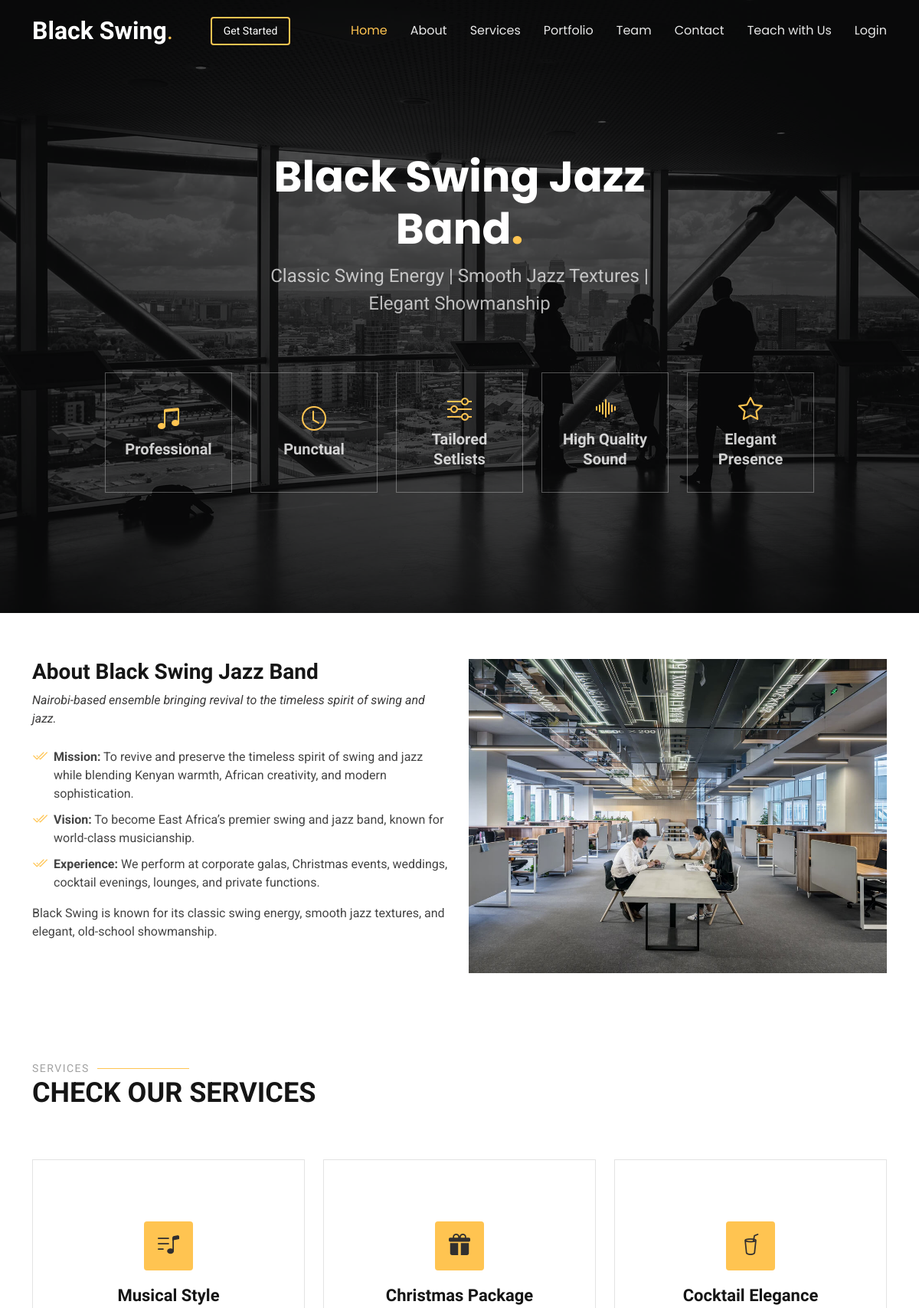
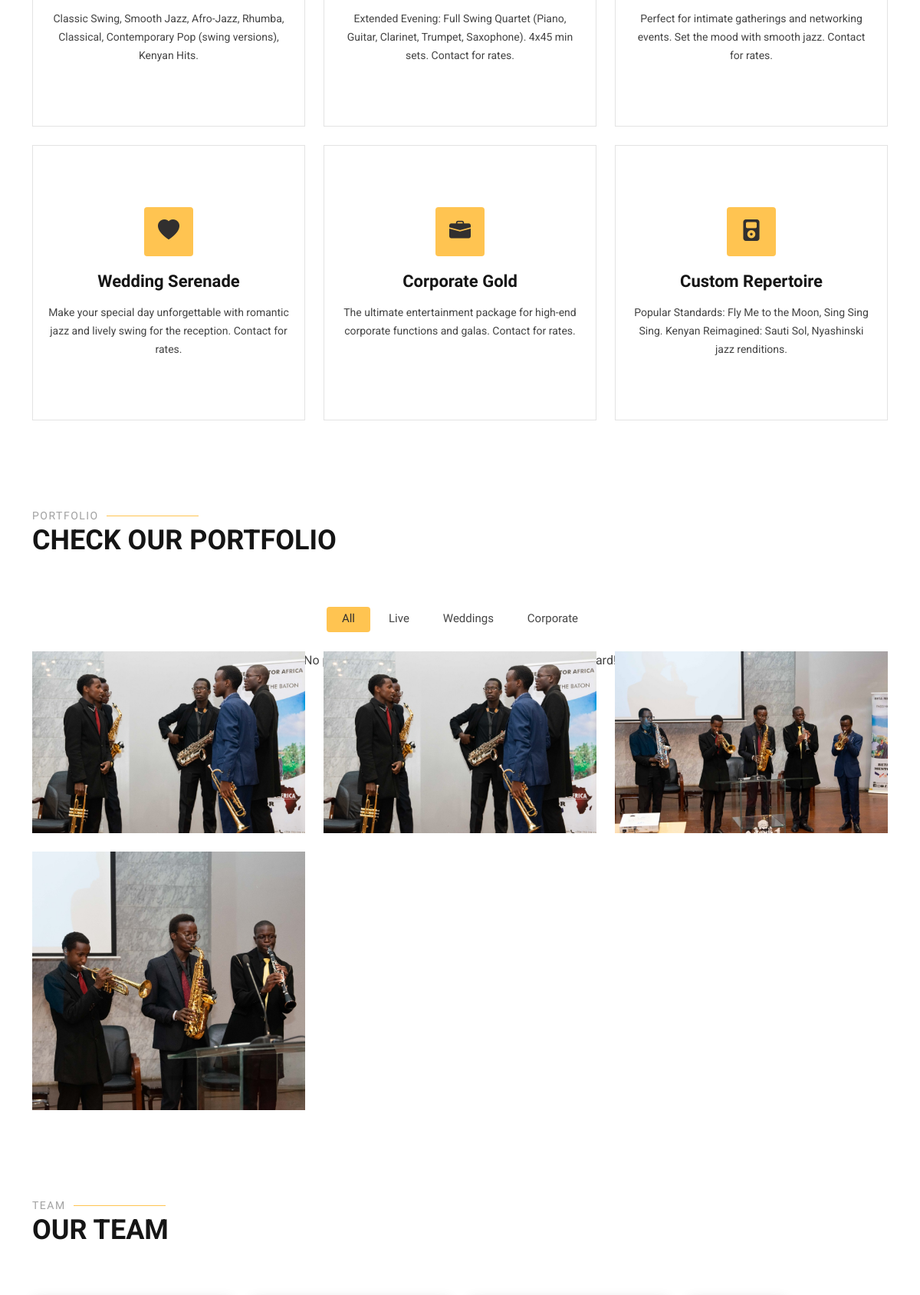
The page / (upper part) on the database its author committed (2 pictures, top to bottom).
### core/models.py (models this page shows, shortened)
class Service(models.Model):
    title = models.CharField(max_length=255)
    slug = models.SlugField(unique=True, blank=True)
    icon = models.CharField(max_length=100, help_text="Bootstrap icon class")
    short_description = models.TextField()
    detailed_description = models.TextField()
    image = models.ImageField(upload_to='services/', blank=True, null=True)

### core/views.py (the view)
# urls.py: path('', views.index, name='index'),
def index(request):
    if request.method == 'POST':
        form = ContactForm(request.POST)
        if form.is_valid():
            form.save()
            messages.success(request, 'Your message has been sent. Thank you!')
            return redirect('index')
    else:
        form = ContactForm()
    projects = Project.objects.all()
    services = Service.objects.all()
    if not services:
        services = []
    return render(request, 'core/index.html', {
        'projects': projects,
        'form': form,
        'services': services
    })

### core/context_processors.py (called while the page is built)
def unread_messages_count(request):
    if request.user.is_authenticated and request.user.is_superuser:
        messages_count = ContactMessage.objects.filter(is_read=False).count()
        bookings_count = ServiceBooking.objects.filter(is_read=False).count()
        return {'unread_messages_count': messages_count + bookings_count}
    return {}

### templates/core/index.html (shortened to what this page needs)
{% extends 'base.html' %}
{% load static %}
{% block content %}
<section id="hero" class="hero section dark-background">
  <img src="{% static 'img/hero-bg.jpg' %}" alt="" data-aos="fade-in">
  <div class="container">
    <div class="row justify-content-center text-center" data-aos="fade-up" data-aos-delay="100">
      <div class="col-xl-6 col-lg-8">
        <h2>Black Swing Jazz Band<span>.</span></h2>
        <p>Classic Swing Energy | Smooth Jazz Textures | Elegant Showmanship</p>
      </div>
    </div>
    <div class="row gy-4 mt-5 justify-content-center" data-aos="fade-up" data-aos-delay="200">
      <div class="col-xl-2 col-md-4" data-aos="fade-up" data-aos-delay="300">
        <div class="icon-box">
          <i class="bi bi-music-note-beamed"></i>
          <h3><a href="#" data-bs-toggle="modal" data-bs-target="#professionalModal">Professional</a></h3>
        </div>
      </div>
      <div class="col-xl-2 col-md-4" data-aos="fade-up" data-aos-delay="400">
        <div class="icon-box">
          <i class="bi bi-clock"></i>
          <h3><a href="#" data-bs-toggle="modal" data-bs-target="#punctualModal">Punctual</a></h3>
        </div>
      </div>
      <div class="col-xl-2 col-md-4" data-aos="fade-up" data-aos-delay="500">
        <div class="icon-box">
          <i class="bi bi-sliders"></i>
          <h3><a href="#" data-bs-toggle="modal" data-bs-target="#setlistsModal">Tailored Setlists</a></h3>
        </div>
      </div>
      <div class="col-xl-2 col-md-4" data-aos="fade-up" data-aos-delay="600">
        <div class="icon-box">
          <i class="bi bi-soundwave"></i>
          <h3><a href="#" data-bs-toggle="modal" data-bs-target="#soundModal">High Quality Sound</a></h3>
        </div>
      </div>
      <div class="col-xl-2 col-md-4" data-aos="fade-up" data-aos-delay="700">
        <div class="icon-box">
          <i class="bi bi-star"></i>
          <h3><a href="#" data-bs-toggle="modal" data-bs-target="#presenceModal">Elegant Presence</a></h3>
        </div>
      </div>
    </div>
  </div>
</section>
<section id="about" class="about section">
  <div class="container" data-aos="fade-up" data-aos-delay="100">
    <div class="row gy-4">
      <div class="col-lg-6 order-1 order-lg-2">
        <img src="{% static 'img/about.jpg' %}" class="img-fluid" alt="">
      </div>
      <div class="col-lg-6 order-2 order-lg-1 content">
        <h3>About Black Swing Jazz Band</h3>
        <p class="fst-italic">
          Nairobi-based ensemble bringing revival to the timeless spirit of swing and jazz.
        </p>
        <ul>
          <li><i class="bi bi-check2-all"></i> <span><strong>Mission:</strong> To revive and preserve the timeless
              spirit of swing and jazz while blending Kenyan warmth, African creativity, and modern
              sophistication.</span></li>
          <li><i class="bi bi-check2-all"></i> <span><strong>Vision:</strong> To become East Africa’s premier swing and
              jazz band, known for world-class musicianship.</span></li>
          <li><i class="bi bi-check2-all"></i> <span><strong>Experience:</strong> We perform at corporate galas,
              Christmas events, weddings, cocktail evenings, lounges, and private functions.</span></li>
        </ul>
        <p>
          Black Swing is known for its classic swing energy, smooth jazz textures, and elegant, old-school showmanship.
        </p>
      </div>
    </div>
  </div>
</section>
<section id="services" class="services section">
  <div class="container section-title" data-aos="fade-up">
    <h2>Services</h2>
    <p>Check our Services</p>
  </div>
  <div class="container">
    <div class="row gy-4">
      {% for service in services %}
      <div class="col-lg-4 col-md-6" data-aos="fade-up" data-aos-delay="100">
        <div class="service-item position-relative">
          <div class="icon">
            <i class="{{ service.icon }}"></i>
          </div>
          <a href="{% url 'service_details' service.slug %}" class="stretched-link">
            <h3>{{ service.title }}</h3>
          </a>
          <p>{{ service.short_description }}</p>
        </div>
      </div>
      {% empty %}
      <div class="col-12 text-center">
        <p>No services available at the moment.</p>
      </div>
      {% endfor %}
    </div>
  </div>
</section>
<section id="portfolio" class="portfolio section">
  <div class="container section-title" data-aos="fade-up">
    <h2>Portfolio</h2>
    <p>Check our Portfolio</p>
  </div>
  <div class="container">
    <div class="isotope-layout" data-default-filter="*" data-layout="masonry" data-sort="original-order">
      <ul class="portfolio-filters isotope-filters" data-aos="fade-up" data-aos-delay="100">
        <li data-filter="*" class="filter-active">All</li>
        <li data-filter=".filter-live">Live</li>
        <li data-filter=".filter-weddings">Weddings</li>
        <li data-filter=".filter-corporate">Corporate</li>
      </ul>
      <div class="row gy-4 isotope-container" data-aos="fade-up" data-aos-delay="200">
        {% for project in projects %}
        <div class="col-lg-4 col-md-6 portfolio-item isotope-item filter-{{ project.category }}">
          {% if project.image %}
          <img src="{{ project.image.url }}" class="img-fluid" alt="{{ project.title }}">
          {% else %}
          <img src="https://via.placeholder.com/600x400" class="img-fluid" alt="Placeholder">
          {% endif %}
          <div class="portfolio-info">
            <h4>{{ project.title }}</h4>
            <p>{{ project.description|truncatewords:10 }}</p>
            {% if project.image %}
            <a href="{{ project.image.url }}" title="{{ project.title }}"
              data-gallery="portfolio-gallery-{{ project.category }}" class="glightbox preview-link"><i
                class="bi bi-zoom-in"></i></a>
            {% endif %}
            <a href="{% url 'portfolio_details' %}?id={{ project.id }}" title="More Details" class="details-link"><i
                class="bi bi-link-45deg"></i></a>
          </div>
        </div>
        {% empty %}
        <div class="col-12 text-center">
          <p>No projects found. Add some from the Admin Dashboard!</p>
        </div>
        {% endfor %}
        <div class="col-lg-4 col-md-6 portfolio-item isotope-item filter-live">
          <img src="{% static 'img/masonry-portfolio/event_1.jpg' %}" class="img-fluid" alt="">
        </div>
        <div class="col-lg-4 col-md-6 portfolio-item isotope-item filter-live">
          <img src="{% static 'img/masonry-portfolio/event_2.jpg' %}" class="img-fluid" alt="">
        </div>
        <div class="col-lg-4 col-md-6 portfolio-item isotope-item filter-live">
          <img src="{% static 'img/masonry-portfolio/event_3.jpg' %}" class="img-fluid" alt="">
        </div>
        <div class="col-lg-4 col-md-6 portfolio-item isotope-item filter-live">
          <img src="{% static 'img/masonry-portfolio/event_4.jpg' %}" class="img-fluid" alt="">
        </div>
      </div>
    </div>
  </div>
</section>
<section id="team" class="team section">
  <div class="container section-title" data-aos="fade-up">
    <h2>Team</h2>
    <p>our Team</p>
  </div>
  <div class="container">
    <div class="row gy-4">
    </div>
  </div>
</section>
{% endblock %}

### rows shown on the page
Service: title "Musical Style", short_description "Classic Swing, Smooth Jazz, Afro-Jazz, Rhumba, Classical, Contemporary Pop (swing versions), Kenyan Hits."
Service: title "Christmas Package", short_description "Extended Evening: Full Swing Quartet (Piano, Guitar, Clarinet, Trumpet, Saxophone). 4x45 min sets. Contact for rates."
Service: title "Cocktail Elegance", short_description "Perfect for intimate gatherings and networking events. Set the mood with smooth jazz. Contact for rates."
Service: title "Wedding Serenade", short_description "Make your special day unforgettable with romantic jazz and lively swing for the reception. Contact for rates."
Service: title "Corporate Gold", short_description "The ultimate entertainment package for high-end corporate functions and galas. Contact for rates."
Service: title "Custom Repertoire", short_description "Popular Standards: Fly Me to the Moon, Sing Sing Sing. Kenyan Reimagined: Sauti Sol, Nyashinski jazz renditions."
